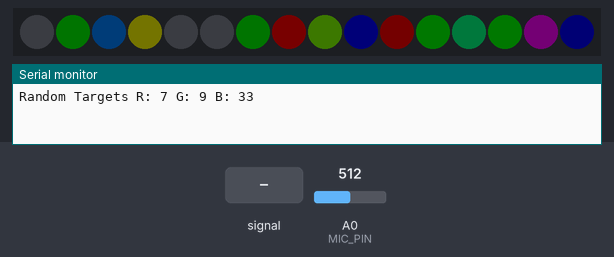
Recording of a sketch running on a simulated Arduino Uno, built with avr-gcc and run on an emulated ATmega328P. On the bench: 16 RGB LEDs in strip order, left to right, the last lines printed to the serial monitor. The test bench sets the inputs (shaded band); at power-on: A0 (MIC_PIN) = 512. Dim RGB values are drawn brighter than linear; random numbers use the default seed unless the sketch sets one.

Above: at 0.06 s.
1.3 s: A0 (MIC_PIN) fed a 200 Hz sine of ±81 counts around its level
At 2.2 s:
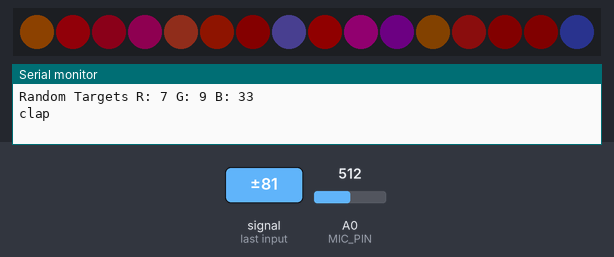
2.9 s: A0 (MIC_PIN) set to 587
4.6 s: A0 (MIC_PIN) set to 607
At 5.7 s:
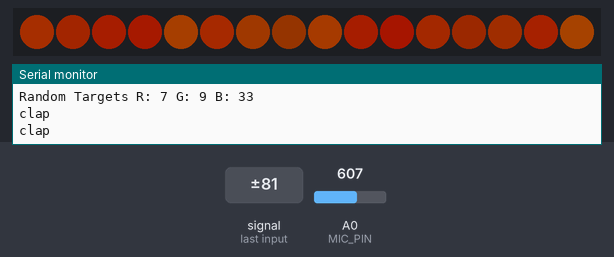
7.4 s: A0 (MIC_PIN) fed a 2 Hz sine of ±306 counts around its level
10.4 s: A0 (MIC_PIN) set to 511
12.0 s: A0 (MIC_PIN) fed a 1000 Hz sine of ±255 counts around its level
At 18.3 s:
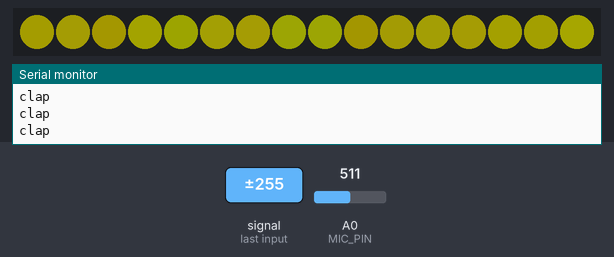

Measured:
- the behaviour switches between 598 and 599 on A0 (MIC_PIN) (found by bisection; images 1 and 2)

The sketch:

lights.ino
```cpp
#include <Adafruit_NeoPixel.h>
#ifdef __AVR__
  #include <avr/power.h>
#endif

// Comment out to remove prints (and shrink program)
#define DEBUG_LIGHTS 1

// Pin that's connected to the pixels
#define PIXEL_PIN 6

// Analog Pin the's connected to the mic
#define MIC_PIN 0

// How many samples to take in clap detection
#define SAMPLES 512

/* // How many NeoPixels are attached to the Arduino? */
#define NUMPIXELS      16
#define DELAY_MILLIS   50
#define MAX_BRIGHT     40

#define R 0
#define G 1
#define B 2

int get_spread() {
    int min_val = 0;
    int max_val = 0;
    for (int i = 0 ; i < SAMPLES; i++) {
      int k = analogRead(MIC_PIN);
      if (k < min_val) {
	min_val = k;
      }
      if (k > max_val) {
	max_val = k;
      }
    }
    sei();
    return max_val - min_val;
}

#define N_RAINBOW 6
const int RAINBOW[][3] = {{MAX_BRIGHT, 0, 0},  // Red
			  {MAX_BRIGHT, MAX_BRIGHT/2, 0},  // Orange
			  {MAX_BRIGHT, MAX_BRIGHT, 0},  // Yellow
			  {0, MAX_BRIGHT, 0},  // Green
			  {0, 0, MAX_BRIGHT},  // Blue
			  {MAX_BRIGHT/2, 0, MAX_BRIGHT}};  // Violet

byte clamp(int c) {
  if (c > MAX_BRIGHT) {
    return MAX_BRIGHT;
  } else if (c < 0) {
    return 0;
  }
  return (byte)c;
}

class PixelManager {
 private:
  byte target_color[NUMPIXELS][3];
  byte current_color[NUMPIXELS][3];
  Adafruit_NeoPixel pixels;

 public:
  PixelManager() {
    pixels = Adafruit_NeoPixel(NUMPIXELS, PIXEL_PIN, NEO_GRB + NEO_KHZ800);
    pixels.begin();
    new_random_targets();
    update_pixels();
  }

  void new_random_targets() {
    target_color[0][R] = random(MAX_BRIGHT);
    target_color[0][G] = random(MAX_BRIGHT);
    target_color[0][B] = random(MAX_BRIGHT);

#ifdef DEBUG_LIGHTS
    Serial.print("Random Targets R: ");
    Serial.print(target_color[0][R]);
    Serial.print(" G: ");
    Serial.print(target_color[0][G]);
    Serial.print(" B: ");
    Serial.println(target_color[0][B]);
#endif

    // Everything moves towards the main color.
    for (int i = 1; i < NUMPIXELS; i++) {
      target_color[i][R] = target_color[0][R];
      target_color[i][G] = target_color[0][G];
      target_color[i][B] = target_color[0][B];
    }
    perturb_targets(8);
  }

  int perturb(int delta, int current) {
    return clamp(current + random(delta) - delta / 2);
  }

  void perturb_targets(int delta) {
    for (int i = 0; i < NUMPIXELS; i++) {
      target_color[i][R] = perturb(delta, target_color[i][R]);
      target_color[i][G] = perturb(delta, target_color[i][G]);
      target_color[i][B] = perturb(delta, target_color[i][B]);
    }
  }

  void update_pixels() {
    for (int i = 0; i < NUMPIXELS; i++) {
      for (int j = 0; j < 3; j++) {
	int c = current_color[i][j];
	if (c < target_color[i][j]) {
	  c += random(4) - 1;
	} else if (c > target_color[i][j]) {
	  c -= random(4) - 1;
	}
	current_color[i][j] = clamp(c);
      }
    }
    for (int i = 0; i < NUMPIXELS; i++) {
      pixels.setPixelColor(i, pixels.Color(current_color[i][R],
					   current_color[i][G],
					   current_color[i][B]));
    }
    pixels.show();
  }

  void target_rainbow(int rainbow_index) {
    for (int i = 0; i < NUMPIXELS; i++) {
      for (int j = 0; j < 3; j++) {
	target_color[i][j] = RAINBOW[rainbow_index][j];
      }
    }
  }
};


void setup() {
#ifdef DEBUG_LIGHTS
  Serial.begin(57600); // use the serial port
#endif
}


void loop() {
  unsigned long last_update = millis();
  bool should_switch = false;
  int rainbow_index =  0;

  PixelManager manager;

  int last_spread  = get_spread();

  while(1) {
    unsigned long start = millis();
    int spread = get_spread();
    if (spread - last_spread > 5) {
#ifdef DEBUG_LIGHTS
      Serial.println("clap");
#endif
      should_switch = true;
    }
    last_spread = spread;
    if (millis() - last_update > DELAY_MILLIS) {
      last_update = millis();
      if (should_switch) {
	if (rainbow_index == (N_RAINBOW + 1)) {
	  manager.new_random_targets();
	  rainbow_index = 0;
	} else {
	  manager.target_rainbow(rainbow_index++ % N_RAINBOW);
	}
    	should_switch = false;
      } else if (random(100) > 95) {
      	manager.perturb_targets(random(5));
      }
      manager.update_pixels();
    }
  }
}
```
